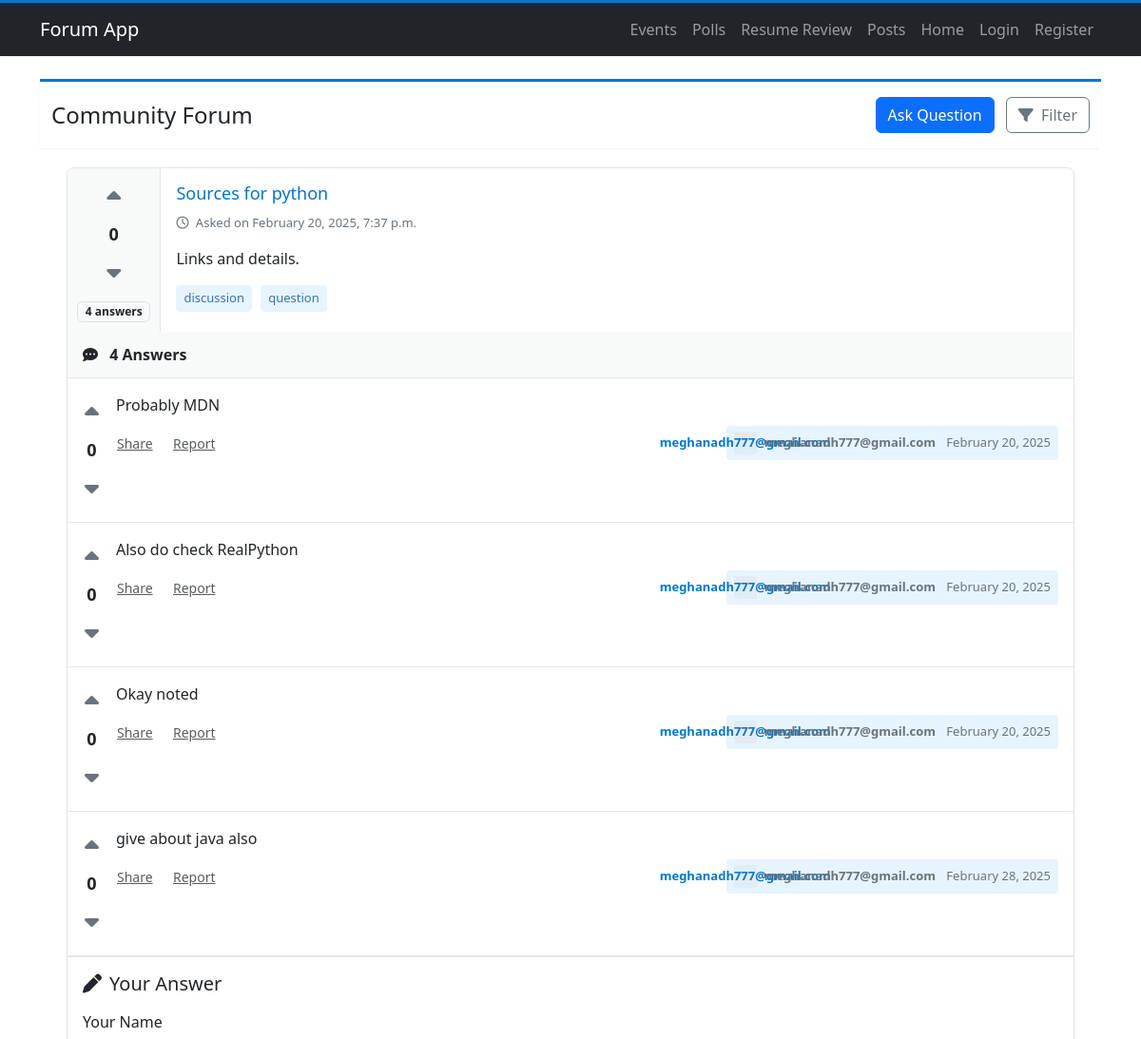
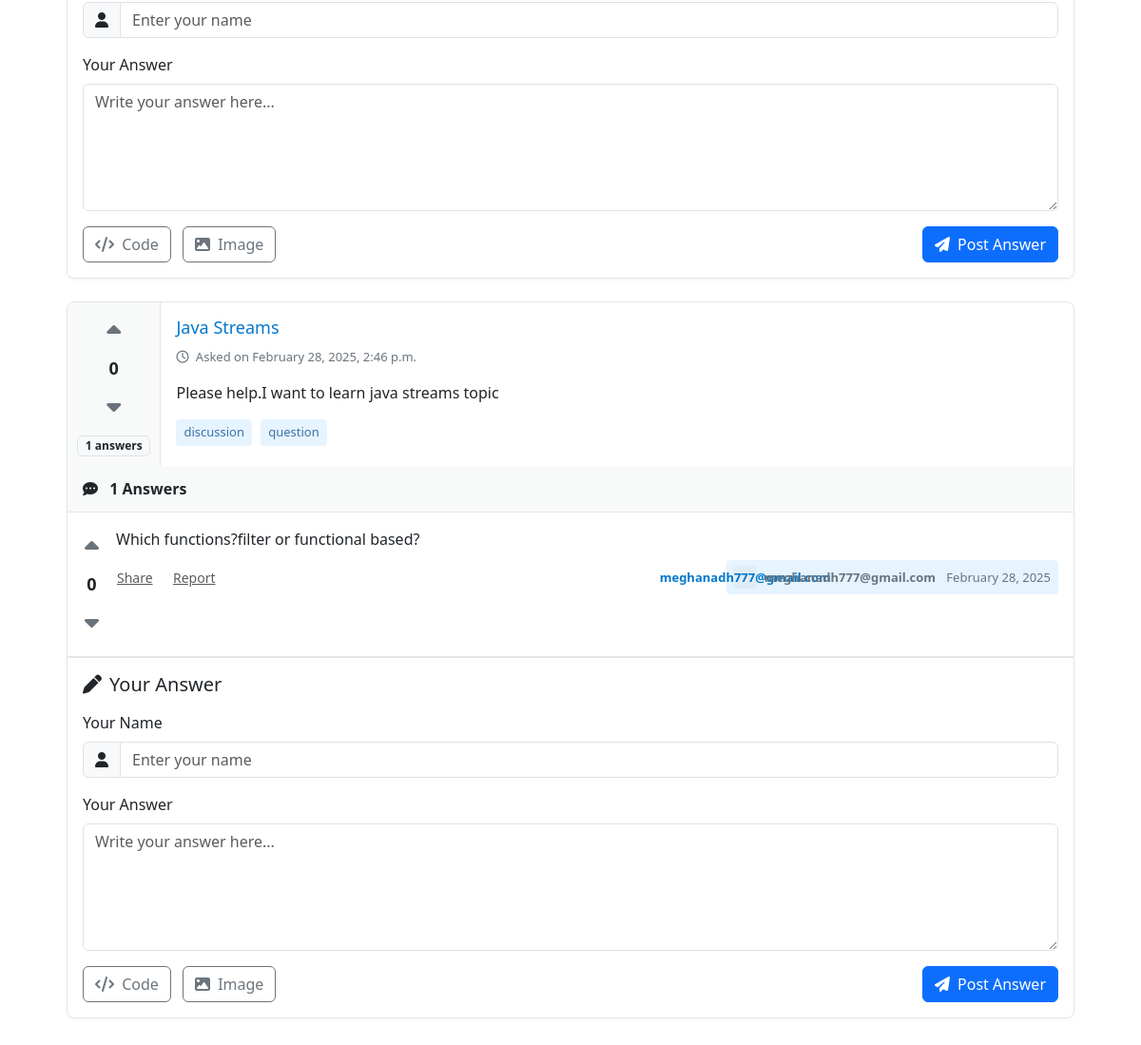
The app's page /posts/, older data (2 pictures, top to bottom).
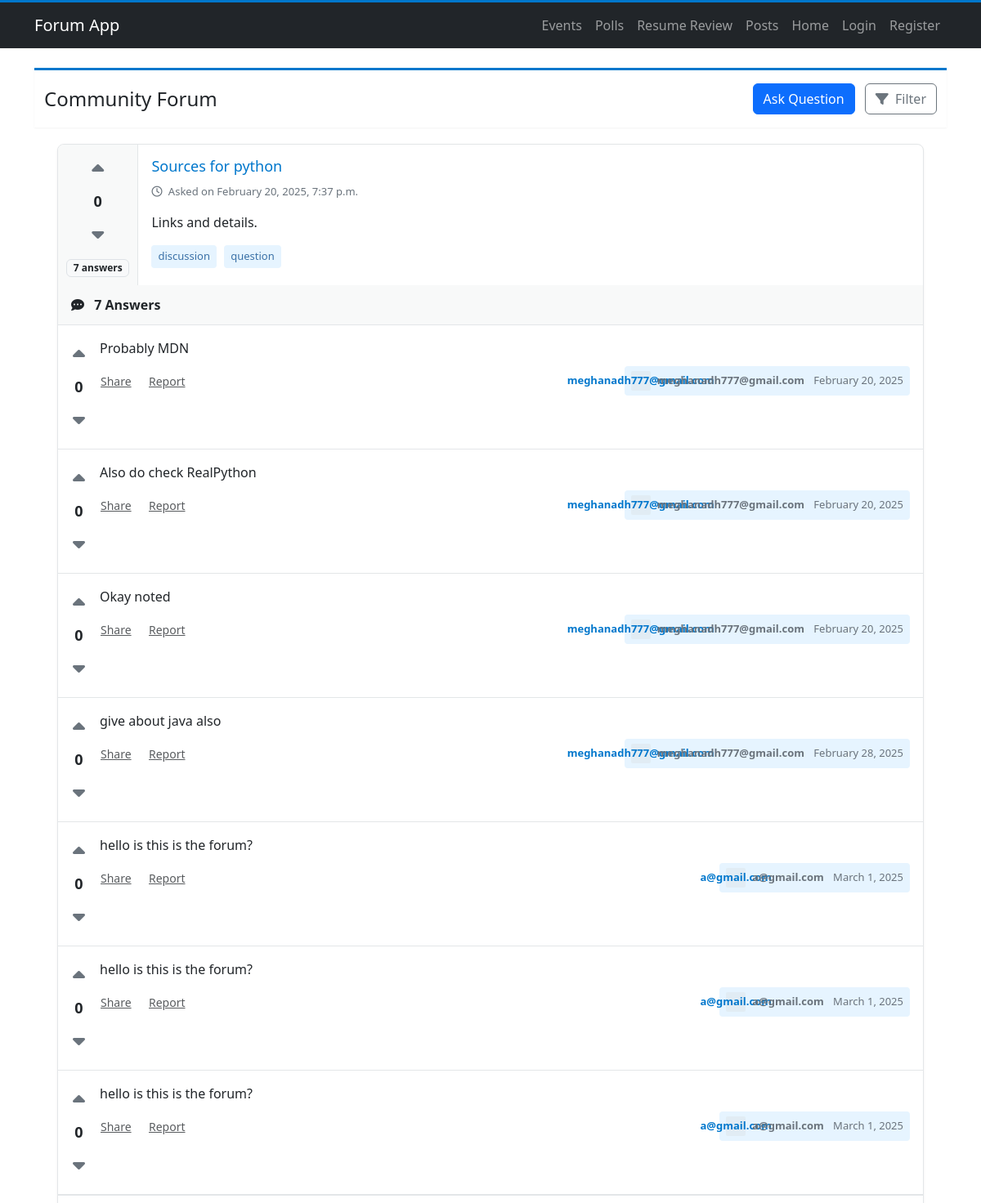
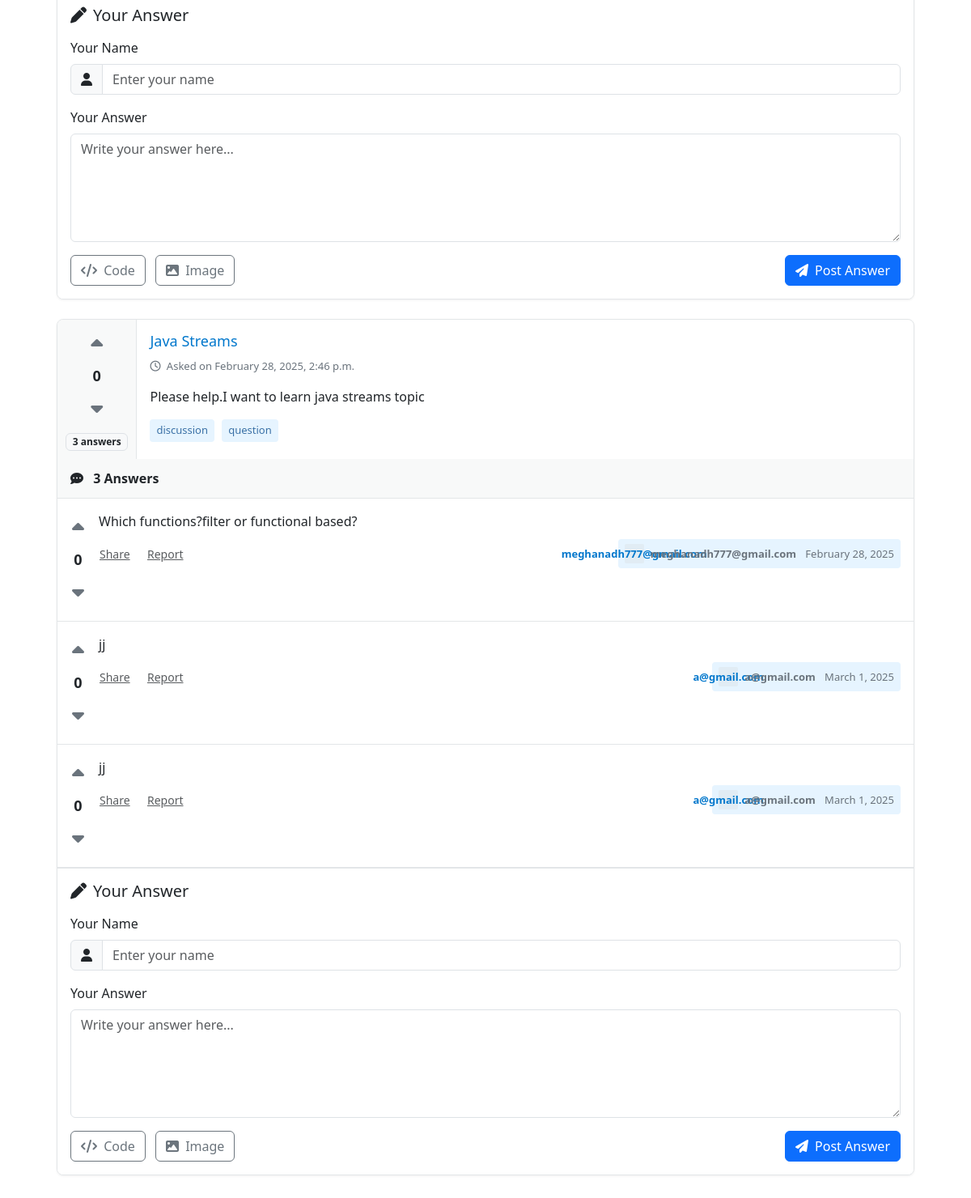
The same page, newer data (2 pictures, top to bottom).
### forum/models.py (models this page shows, shortened)
class Post(models.Model):
    topic = models.ForeignKey(Topic, on_delete=models.CASCADE)  # Links post to a topic
    title = models.CharField(max_length=255)
    content = models.TextField()
    created_at = models.DateTimeField(auto_now_add=True)

class Comment(models.Model):
    post = models.ForeignKey(Post, on_delete=models.CASCADE,related_name="comments")  # Links comment to a post
    content = models.TextField()
    created_at = models.DateTimeField(auto_now_add=True)
    author = models.ForeignKey(settings.AUTH_USER_MODEL, on_delete=models.CASCADE, null=True, blank=True)  # Allow null authors

class User(AbstractUser):  # Extends Django's built-in User model
    name = models.CharField(max_length=255)
    email = models.EmailField(unique=True)
    USERNAME_FIELD = "email"  # This tells Django to use email instead of username
    REQUIRED_FIELDS = ["username"]  # Username is still required
    def __str__(self):
        return self.email  # Change this to display email instead of username

### forum/views.py (the view)
# urls.py: path('posts/', PostListCreateView.as_view(), name='post-list-create'),
def posts(request):
    if request.method == "POST":
        post_id = request.POST.get("post_id")
        comment_content = request.POST.get("comment_content")
        if post_id and comment_content:
            post = Post.objects.get(id=post_id)
            Comment.objects.create(post=post, content=comment_content, author=request.user)
    post_list = Post.objects.prefetch_related('comments').all()
    return render(request, "posts.html", {"posts": post_list})

### forum/templates/posts.html (shortened to what this page needs)
<!DOCTYPE html>
<html lang="en">
<head>
  <link href="https://cdnjs.cloudflare.com/ajax/libs/bootstrap/5.3.0/css/bootstrap.min.css" rel="stylesheet">
  <link href="https://cdnjs.cloudflare.com/ajax/libs/font-awesome/6.4.0/css/all.min.css" rel="stylesheet">
</head>
<body>
  {% extends "base.html" %}
  {% block content %}
  <div class="container-fluid bg-white py-3 navbar">
    <div class="container d-flex justify-content-between align-items-center">
      <h1 class="h4 mb-0">Community Forum</h1>
      <div>
        <button class="btn btn-primary me-2">Ask Question</button>
        <button class="btn btn-outline-secondary">
          <i class="fas fa-filter me-1"></i> Filter
        </button>
      </div>
    </div>
  </div>
  <div class="forum-container">
    {% for post in posts %}
    <div class="question-card">
      <div class="d-flex">
        <div class="question-stats">
          <div class="vote-controls">
            <button class="vote-btn"><i class="fas fa-caret-up"></i></button>
            <span class="vote-count">0</span>
            <button class="vote-btn"><i class="fas fa-caret-down"></i></button>
          </div>
          <div class="mt-2 text-center">
            <span class="badge bg-light text-dark border">{{ post.comments.all|length }} answers</span>
          </div>
        </div>
        <div class="question-body flex-grow-1">
          <h2 class="question-title">
            <a href="#">{{ post.title }}</a>
          </h2>
          <div class="question-metadata">
            <span><i class="far fa-clock me-1"></i> Asked on {{ post.created_at|date:"F j, Y, g:i a" }}</span>
          </div>
          <div class="question-content mb-3">
            {{ post.content }}
          </div>
          <div class="question-tags">
            <a href="#" class="tag">discussion</a>
            <a href="#" class="tag">question</a>
          </div>
        </div>
      </div>
      <div class="answers-section">
        <div class="answer-header">
          <i class="fas fa-comment-dots me-2"></i> {{ post.comments.all|length }} Answers
        </div>
        {% for comment in post.comments.all %}
        <div class="answer-item d-flex">
          <div class="vote-controls me-3">
            <button class="vote-btn"><i class="fas fa-caret-up"></i></button>
            <span class="vote-count">0</span>
            <button class="vote-btn"><i class="fas fa-caret-down"></i></button>
          </div>
          <div class="flex-grow-1">
            <div class="answer-content">
              {{ comment.content }}
            </div>
            <div class="answer-metadata">
              <div class="answer-actions">
                <button class="btn btn-sm btn-link text-muted p-0 me-3">Share</button>
                <button class="btn btn-sm btn-link text-muted p-0">Report</button>
              </div>
              <div class="user-card">
                <div class="user-avatar">
                  {{ comment.author|slice:":1" }}
                </div>
                <div>
                  <span class="fw-bold">{{ comment.author }}</span>
                  <span class="ms-2">{{ comment.created_at|date:"F j, Y" }}</span>
                </div>
              </div>
            </div>
          </div>
        </div>
        {% empty %}
        <div class="answer-item text-center py-4 text-muted">
          <i class="far fa-comment-dots fs-4 mb-2"></i>
          <p class="mb-0">No answers yet. Be the first to share your thoughts!</p>
        </div>
        {% endfor %}
        <div class="new-answer-form">
          <h5 class="mb-3"><i class="fas fa-pen me-2"></i>Your Answer</h5>
          <form method="post" class="mt-2">
            <div class="mb-3">
              <label for="author" class="form-label">Your Name</label>
              <div class="input-group">
                <span class="input-group-text"><i class="fas fa-user"></i></span>
                <input type="text" class="form-control" name="author" id="author" placeholder="Enter your name" required>
              </div>
            </div>
            <div class="mb-3">
              <label for="comment_content" class="form-label">Your Answer</label>
              <textarea class="form-control" name="comment_content" id="comment_content" rows="5" placeholder="Write your answer here..." required></textarea>
            </div>
            <div class="d-flex justify-content-between align-items-center">
              <div>
                <button type="button" class="btn btn-outline-secondary me-2">
                  <i class="fas fa-code me-1"></i> Code
                </button>
                <button type="button" class="btn btn-outline-secondary me-2">
                  <i class="fas fa-image me-1"></i> Image
                </button>
              </div>
              <button type="submit" class="btn btn-primary">
                <i class="fas fa-paper-plane me-1"></i> Post Answer
              </button>
            </div>
          </form>
        </div>
      </div>
    </div>
    {% endfor %}
  </div>
  {% endblock %}

### forum/templates/base.html (shortened to what this page needs)
<!DOCTYPE html>
<html lang="en">
<head>
    <link rel="stylesheet" href="https://cdn.jsdelivr.net/npm/bootstrap@5.3.0/dist/css/bootstrap.min.css">
    <link rel="stylesheet" href="https://cdnjs.cloudflare.com/ajax/libs/toastr.js/latest/toastr.min.css">
</head>
<body>
    <nav class="navbar navbar-expand-lg navbar-dark bg-dark">
        <div class="container">
            <a class="navbar-brand" href="{% url 'home' %}">Forum App</a>
            <div class="collapse navbar-collapse" id="navbarNav">
                <ul class="navbar-nav ms-auto">
                    <li class="nav-item"><a class="nav-link" href="/events/">Events</a></li>
                    <li class="nav-item"><a class="nav-link" href="/polls/">Polls</a></li>
                    <li class="nav-item"><a class="nav-link" href="/resume-review/">Resume Review</a></li>
                    <li class="nav-item"><a class="nav-link" href="/posts/">Posts</a></li>
                    <li class="nav-item"><a class="nav-link" href="{% url 'home' %}">Home</a></li>
                    {% if user.is_authenticated %}
                        <li class="nav-item">
                            <button id="manage-content-btn" class="btn btn-warning btn-sm">Manage Content</button>
                        </li>
                        <form action="{% url 'logout' %}" method="POST" class="d-inline">
                            {% csrf_token %}
                            <button type="submit" class="btn btn-link nav-link">Logout</button>
                        </form>
                    {% else %}
                        <li class="nav-item"><a class="nav-link" href="{% url 'login' %}">Login</a></li>
                        <li class="nav-item"><a class="nav-link" href="{% url 'register' %}">Register</a></li>
                    {% endif %}
                </ul>
            </div>
        </div>
    </nav>
    <main class="container mt-4">
        {% block content %}{% endblock %}
    </main>
</body>
</html>

### forum/templates/posts.html (style rules this page uses)
:root { --primary-color: #0077cc; --secondary-color: #f8f9f9; --accent-color: #e6f4ff; --border-color: #e3e6e8; --text-color: #242729; --muted-text: #6a737c; }
body { font-family: -apple-system, BlinkMacSystemFont, "Segoe UI", Roboto, Helvetica, Arial, sans-serif; color: var(--text-color); background-color: #f8f9f9; line-height: 1.6; }
.navbar { border-top: 3px solid var(--primary-color); box-shadow: 0 1px 2px rgba(0,0,0,0.05); }
.forum-container { max-width: 1100px; margin: 0 auto; padding: 20px; }
.question-card { background: white; border-radius: 8px; border: 1px solid var(--border-color); margin-bottom: 24px; box-shadow: 0 1px 3px rgba(0,0,0,0.06); overflow: hidden; }
.question-stats { display: flex; flex-direction: column; align-items: center; padding: 10px; border-right: 1px solid var(--border-color); background-color: var(--secondary-color); min-width: 80px; }
.question-title { font-size: 18px; font-weight: 500; color: var(--primary-color); margin-bottom: 10px; }
.question-title a { text-decoration: none; color: var(--primary-color); }
.question-body { padding: 16px; }
.question-metadata { font-size: 13px; color: var(--muted-text); margin-bottom: 16px; }
.tag { display: inline-block; padding: 4px 8px; margin-right: 5px; margin-bottom: 5px; background-color: var(--accent-color); border-radius: 4px; font-size: 13px; color: #3b71a7; text-decoration: none; }
.answer-header { padding: 12px 16px; background-color: var(--secondary-color); border-bottom: 1px solid var(--border-color); font-weight: 600; }
.answer-item { padding: 16px; border-bottom: 1px solid var(--border-color); }
.answer-metadata { display: flex; justify-content: space-between; align-items: center; margin-top: 10px; font-size: 13px; color: var(--muted-text); }
.user-card { display: flex; align-items: center; padding: 6px 8px; background-color: var(--accent-color); border-radius: 4px; }
.user-avatar { width: 24px; height: 24px; border-radius: 2px; margin-right: 8px; background-color: #e1ecf4; display: flex; align-items: center; justify-content: center; color: var(--primary-color); font-weight: bold; }
.vote-controls { display: flex; flex-direction: column; align-items: center; }
.vote-btn { background: none; border: none; font-size: 24px; color: var(--muted-text); cursor: pointer; padding: 2px; }
.vote-count { font-size: 18px; font-weight: bold; margin: 6px 0; }
.new-answer-form { padding: 16px; background-color: #fff; border-top: 1px solid var(--border-color); }
.form-label { font-weight: 500; margin-bottom: 8px; }
.btn-primary { background-color: var(--primary-color); border-color: var(--primary-color); }
.btn-outline-secondary { color: var(--muted-text); border-color: var(--border-color); }

Row changes from the older to the newer data that the page shows:
computed for Post "Sources for python": comments.all|length "4" → "7"
added Comment: content "hello is this is the forum?", author "a@gmail.com", created_at "March 1, 2025", shown under Post "Sources for python"
added Comment: content "hello is this is the forum?", author "a@gmail.com", created_at "March 1, 2025", shown under Post "Sources for python"
added Comment: content "hello is this is the forum?", author "a@gmail.com", created_at "March 1, 2025", shown under Post "Sources for python"
computed for Post "Java Streams": comments.all|length "1" → "3"
added Comment: content "jj", author "a@gmail.com", created_at "March 1, 2025", shown under Post "Java Streams"
added Comment: content "jj", author "a@gmail.com", created_at "March 1, 2025", shown under Post "Java Streams"
